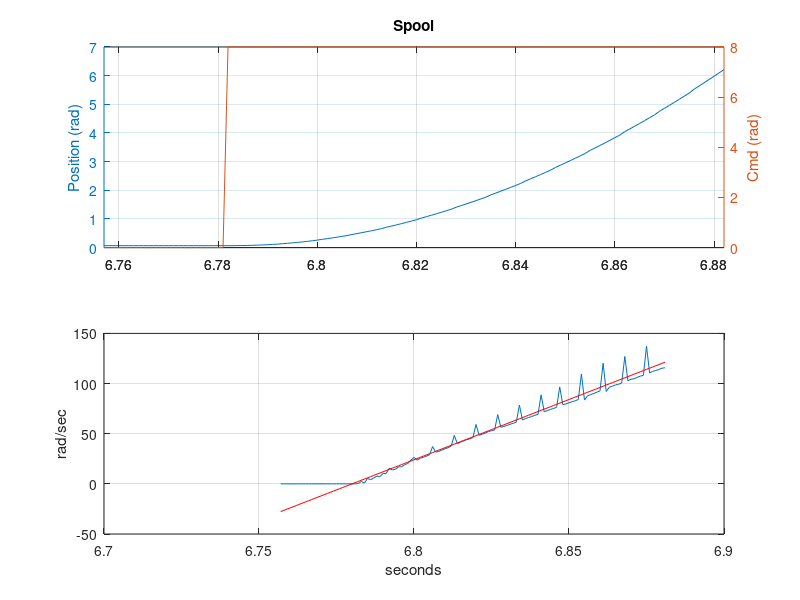

This figure's MATLAB source:
% Bad Cast 1: Stopped short, tangled on self
% Bad Cast 2: ditto
% Good Cast:  Made it over bar, suspjed at j.
clearvars -except Ts tg
close all
% 1 Spool pos (rad)
% 2 Spool Velo (rad/sec)
% 3 Spool Cmd (amps)

% GC = load('ByHandCastAlmost.mat');
GC = load('SpoolSpinUpTest.mat');

% Time Frames
% plot_from = [7,12];
event = find(GC.fsData(:,3) < -7, 1, 'first');
i = event - 25;
j = event+100;
% i = find(plot_from(1) < GC.fsTime, 1, 'first');
% j = find(plot_from(2) > GC.fsTime, 1, 'last');

% Find smooth interpolation of points and fit a curve
a = [GC.fsTime(event:j).^2,GC.fsTime(event:j),ones(101,1)] \ GC.fsData(event:j,1);

figure
subplot(2,1,1)
[hAx1, h_l1, h_l2] = plotyy(GC.fsTime(i:j), GC.fsData(i:j,1),...
                            GC.fsTime(i:j), -GC.fsData(i:j,3));
ylabel(hAx1(1), 'Position (rad)')
grid on
ylabel(hAx1(2), 'Cmd (rad)')
title('Spool')
subplot(2,1,2)
t = GC.fsTime(i:j);
plot(t(1:end-1), diff(GC.fsData(i:j,1))./diff(GC.fsTime(i:j)))
hold on
plot(t(1:end-1), diff(a(1)*t.^2 + a(2)*t + a(3))./diff(t),'r')
grid on
ylabel('rad/sec')
xlabel('seconds')
